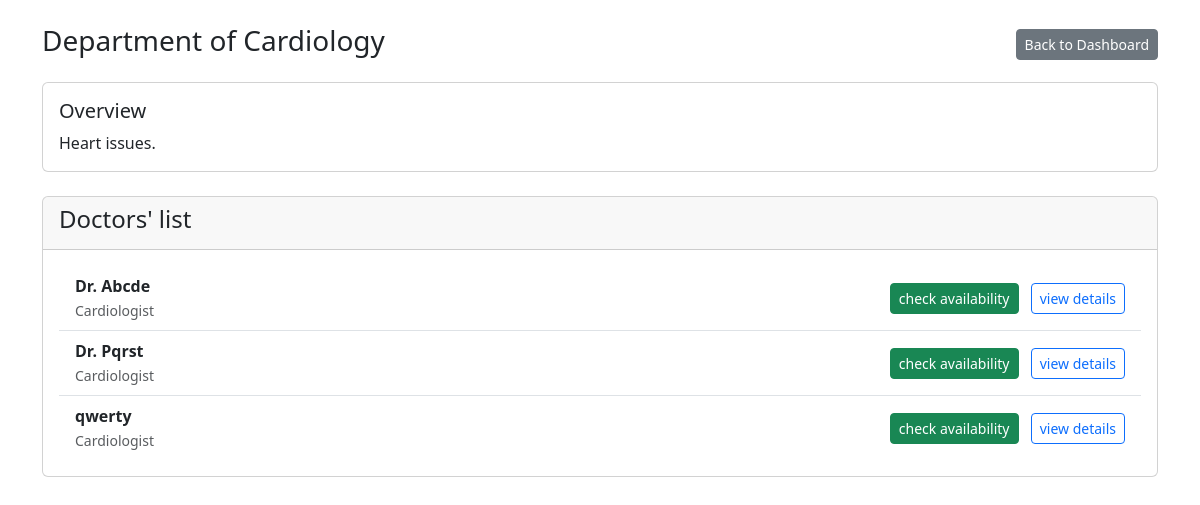
The app's page /department/1 (signed in) with its own data.
### models.py (models this page shows, shortened)
class Department(db.Model):
    __tablename__ = 'departments'
    id = db.Column(db.Integer, primary_key=True)
    name = db.Column(db.String(100), unique=True, nullable=False)
    description = db.Column(db.Text)
    doctors = db.relationship('Doctor', backref='department', lazy=True)

class Doctor(db.Model, UserMixin):
    __tablename__ = 'doctors'
    id = db.Column(db.Integer, primary_key=True)
    name = db.Column(db.String(120), nullable=False)
    email = db.Column(db.String(120), unique=True, nullable=False)
    specialization = db.Column(db.String(120))
    department_id = db.Column(db.Integer, db.ForeignKey('departments.id'), nullable=True)
    bio = db.Column(db.Text, nullable=True)
    is_blacklisted = db.Column(db.Boolean, default=False, nullable=False)
    experience = db.Column(db.Integer, nullable=True)
    password_hash = db.Column(db.String(200), nullable=False, default='pbkdf2:sha256:dummy')
    appointments = db.relationship('Appointment', backref='doctor', lazy=True)
    availability = db.relationship('DoctorAvailability', backref='doctor', lazy=True)

### app.py (the view)
@app.route('/department/<int:dept_id>')
@login_required
def department_detail(dept_id):
    department = db.get_or_404(Department, dept_id)
    active_doctors = Doctor.query.filter_by(department_id=dept_id, is_blacklisted=False).all()
    return render_template('department_detail.html', department=department, doctors=active_doctors)

### app.py (called while the page is built)
@login_manager.user_loader
def load_user(user_id):
    role = session.get('role')
    if role == 'doctor':
        return db.session.get(Doctor, int(user_id))
    else:
        return db.session.get(Patient, int(user_id))

### templates/department_detail.html
{% extends 'layout.html' %}
{% block content %}
<div class="d-flex justify-content-between align-items-center mb-3">
    <h3>Department of {{ department.name }}</h3>
    <div>
        <a href="{{ url_for('dashboard') }}" class="btn btn-secondary btn-sm">Back to Dashboard</a>
    </div>
</div>
<div class="card mb-4">
    <div class="card-body">
        <h5 class="card-title">Overview</h5>
        <p class="card-text">{{ department.description | default('No description available.', true) }}</p>
    </div>
</div>
<div class="card">
    <div class="card-header">
        <h4>Doctors' list</h4>
    </div>
    <div class="card-body">
        <ul class="list-group list-group-flush">
            {% for doc in doctors %}
            <li class="list-group-item d-flex justify-content-between align-items-center">
                <div>
                    <strong>{{ doc.name }}</strong><br>
                    <small class="text-muted">{{ doc.specialization }}</small>
                </div>
                <div>
                    <a href="{{ url_for('book_appointment', doctor_id=doc.id) }}" class="btn btn-success btn-sm me-2">check availability</a>
                    <a href="{{ url_for('doctor_detail', doctor_id=doc.id) }}" class="btn btn-outline-primary btn-sm">view details</a>
                </div>
            </li>
            {% else %}
            <li class="list-group-item text-muted">No available doctors found in this department.</li>
            {% endfor %}
        </ul>
    </div>
</div>
{% endblock %}

### records on screen
Department: name "Cardiology", description "Heart issues."
Doctor: name "Dr. Abcde", specialization "Cardiologist"
Doctor: name "Dr. Pqrst", specialization "Cardiologist"
Doctor: name "qwerty", specialization "Cardiologist"
